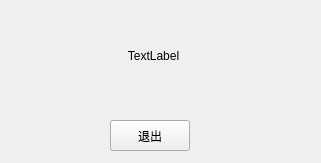
<?xml version="1.0" encoding="UTF-8"?>
<ui version="4.0">
 <class>result2</class>
 <widget class="QWidget" name="result2">
  <property name="geometry">
   <rect>
    <x>0</x>
    <y>0</y>
    <width>321</width>
    <height>163</height>
   </rect>
  </property>
  <property name="windowTitle">
   <string>Form</string>
  </property>
  <widget class="QLabel" name="label">
   <property name="geometry">
    <rect>
     <x>8</x>
     <y>10</y>
     <width>291</width>
     <height>91</height>
    </rect>
   </property>
   <property name="styleSheet">
    <string notr="true">font: 24pt &quot;Microsoft YaHei UI&quot;;</string>
   </property>
   <property name="text">
    <string>TextLabel</string>
   </property>
   <property name="alignment">
    <set>Qt::AlignCenter</set>
   </property>
  </widget>
  <widget class="QPushButton" name="pushButton">
   <property name="geometry">
    <rect>
     <x>110</x>
     <y>120</y>
     <width>80</width>
     <height>31</height>
    </rect>
   </property>
   <property name="text">
    <string>退出</string>
   </property>
  </widget>
 </widget>
 <resources/>
 <connections/>
</ui>
